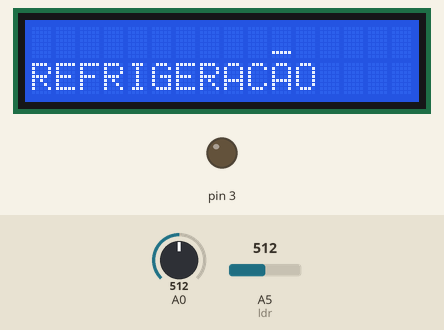
Recording of a sketch running on a simulated Arduino Uno, built with avr-gcc and run on an emulated ATmega328P. Shown: 16×2 character LCD, output pins drawn as LEDs (lit = HIGH). Inputs (shaded band) come from the test bench; at power-on: A0 = 512, A5 (ldr) = 512. What the sketch prints to the serial monitor is not drawn.

Above: at 1.4 s.
1.5 s: A0 set to 588
3.0 s: A0 set to 612
At 4.1 s:
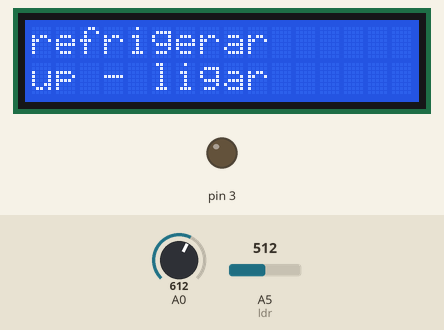
4.5 s: A0 set to 211
At 6.4 s:
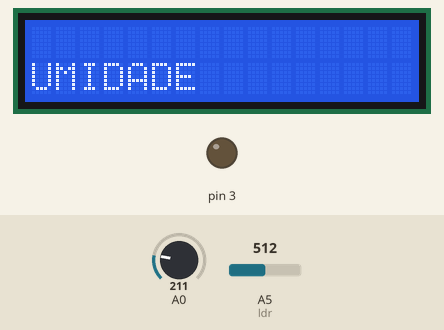
7.1 s: A0 set to 190
At 8.3 s:
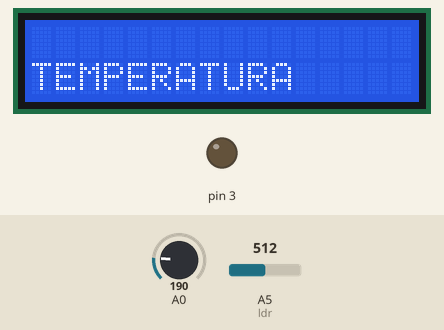
8.6 s: A0 set to 70
At 9.5 s:
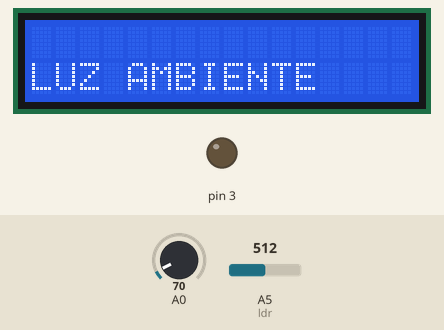
10.2 s: A0 set to 610
At 10.7 s:
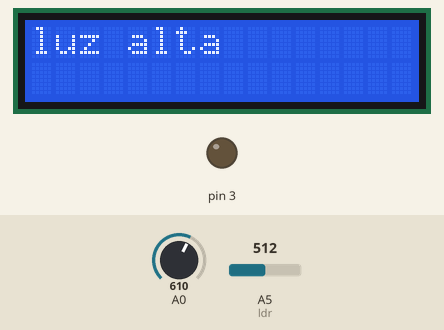
Timing chart, 0 to 12.7 s (numbered marks = the images above; inputs shaded):
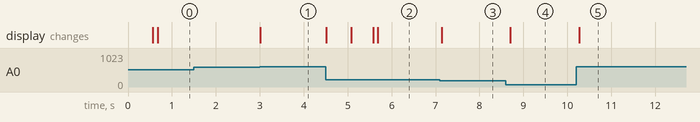

Measured:
- the behaviour switches between 599 and 600 on A0 (found by bisection; images 0 and 1)
- the behaviour switches between 200 and 199 on A0 (found by bisection; images 2 and 3)
- after the input at 1.5 s, every drawn part: stays the same
- after the input at 3.0 s, the display: changes at once (image 1)
- after the input at 4.5 s, the display: first changes at once (image 2 shows a later state)
- after the input at 7.1 s, the display: changes at once (image 3)
- after the input at 8.6 s, the display: changes after 0.11 s (image 4)
- after the input at 10.2 s, the display: changes after 0.07 s (image 5)

The sketch:

FS1.1.ino
```cpp
#include <LiquidCrystal.h>
#include <DHT.h>
#define DHTPIN 2           // define o pino utilizado pelo sensor
#define DHTTYPE DHT11     // define o tipo de sensor utilizado
#define ldr A5
#define led 04

const int rs = 8, en = 9, d4 = 4, d5 = 5, d6 = 6, d7 = 7;//Pinos para ligar o display
LiquidCrystal lcd(rs, en, d4, d5, d6, d7);//Define os pinos que serão usados para ligar o display

DHT dht(DHTPIN, DHTTYPE); // cria um objeto do tipo DHT

int valnav1 = 0;
int vldr=0;

int opc;
void setup() {
  lcd.begin(16, 2);//Define o número de colunas e linhas do display
  lcd.setCursor(0, 0);//Define o cursor para a coluna 0, linha 0
  lcd.clear();

  pinMode(2, OUTPUT);

  lcd.print("FSense");
  delay(500);
  lcd.setCursor(0, 1);//Define o cursor para a coluna 0, linha 1
  lcd.print(">");
  Serial.begin(9600);

 pinMode(ldr,INPUT);
 pinMode(led,OUTPUT);

  pinMode(ldr,INPUT);
  dht.begin();
  pinMode(3, OUTPUT);
  valnav1 = 0;
  while(valnav1 == 0){
  Serial.println(analogRead(0));//Exibe a leitura do pino analógico A0 no monitor serial
  delay(100);

  if ((analogRead(0)) < 80) { //Se a leitura for menor que 80 chama a função right
    right();
  }
  else if ((analogRead(0)) < 200) {//Se a leitura for menor que 200 chama a função up
    up();
  }
  else if ((analogRead(0)) < 400) {//Se a leitura for menor que 400 chama a função down
    down();
  }
  else if ((analogRead(0)) < 600) {//Se a leitura for menor que 600 chama a função left
    left();
  }
  else if ((analogRead(0)) < 800) {//Se a leitura for menor que 800 chama a função left
    select();
  }
  }
  }
//Função para botão select
void select() {
  lcd.clear();
  lcd.setCursor(0, 0);//Define o cursor para a coluna 0, linha 0
  lcd.setCursor(0, 1);//Define o cursor para a coluna 0, linha 1

  if(opc == 1){
    temps();
  }
  else if(opc == 2){
    umids();
  }
  else if(opc ==3){
    luzs();
  }
  else if(opc ==4){
    refr();
  }
}
//Função para botão up
void up() {
  lcd.clear();
  lcd.setCursor(0, 0);//Define o cursor para a coluna 0, linha 0
  lcd.setCursor(0, 1);//Define o cursor para a coluna 0, linha 1
  lcd.print("TEMPERATURA");
  opc = 1;
}
//Função para botão down
void down() {
  lcd.clear();
  lcd.setCursor(0, 0);//Define o cursor para a coluna 0, linha 0
  lcd.setCursor(0, 1);//Define o cursor para a coluna 0, linha 1
  lcd.print("UMIDADE");
  opc = 2;
}
//Função para botão right
void right() {
  lcd.clear();
  lcd.setCursor(0, 0);//Define o cursor para a coluna 0, linha 0
  lcd.setCursor(0, 1);//Define o cursor para a coluna 0, linha 1
  lcd.print("LUZ AMBIENTE");
  opc = 3;
}
//Função para botão left
void left() {
  lcd.clear();
  lcd.setCursor(0, 0);//Define o cursor para a coluna 0, linha 0
  lcd.print("          _");
  lcd.setCursor(0, 1);//Define o cursor para a coluna 0, linha 1
  lcd.print("REFRIGERACAO");//6 espaços para meio
  opc = 4;
}
//funçoes

void temps(){
//lcd.print(">temp: ");
while(true){

float temp = dht.readTemperature(); // lê a temperatura do sensor

lcd.setCursor(0, 0); // move o cursor para a posição (0,0) do display
lcd.print("Temp: ");
lcd.print(temp);
lcd.print(" C");

delay(1000); // espera 1 segundo antes de ler novamente
  //sair
if ((analogRead(0)) < 400) {//Se a leitura for menor que 400 chama a função down
  lcd.clear();
  lcd.print("sair");
  delay(500);
  exit();
}

}
}
void umids(){
//lcd.print(">umid: ");
while(true){

  float humidity = dht.readHumidity();  // lê a umidade do sensor
  lcd.setCursor(0, 0); // move o cursor para a posição (0,0) do display
  lcd.print("Umid: ");
  lcd.print(humidity);
  lcd.print("%");

  delay(2000);         // espera 2 segundos entre as leituras
  lcd.clear();
  //sair
  if ((analogRead(0)) < 400) {//Se a leitura for menor que 400 chama a função down
  lcd.clear();
  lcd.print("sair");
  delay(500);
  exit();
  }

  valnav1 = 1;
}
}
void luzs(){
while(true){

  if ((analogRead(0)) < 400) {//Se a leitura for menor que 400 chama a função down
  lcd.clear();
  lcd.print("sair");
  delay(500);
    exit();
}

  vldr=analogRead(ldr);
  if(vldr>400){
      Serial.println("luz alta");
      lcd.clear();
      lcd.print("luz alta");
    digitalWrite(led,LOW);
  }

  else{
      Serial.println("luz baixa");
      lcd.clear();
      lcd.print("luz baixa");
    digitalWrite(led,HIGH);
  }

  Serial.println( vldr);
  delay(100);
}
    //sair


}
void refr(){
  valnav1 = 1;
  lcd.setCursor(0, 0);
  lcd.print("refrigerar");
  lcd.setCursor(0, 1);
  Serial.println(analogRead(0));//Exibe a leitura do pino analógico A0 no monitor serial
  lcd.print("up - ligar");

while(true){
  delay(500);
  if((analogRead(0)) < 200){
    digitalWrite(3, HIGH);
    lcd.clear();
    lcd.print("ligado");
    delay(600);
    setup();
  }
    //sair
  if ((analogRead(0)) < 400) {//Se a leitura for menor que 400 chama a função down
  lcd.clear();
  lcd.print("sair");
  delay(500);
    exit();
  }
}
}
void exit(){
  setup();

}

void loop() {
  Serial.print(valnav1);
}
```
